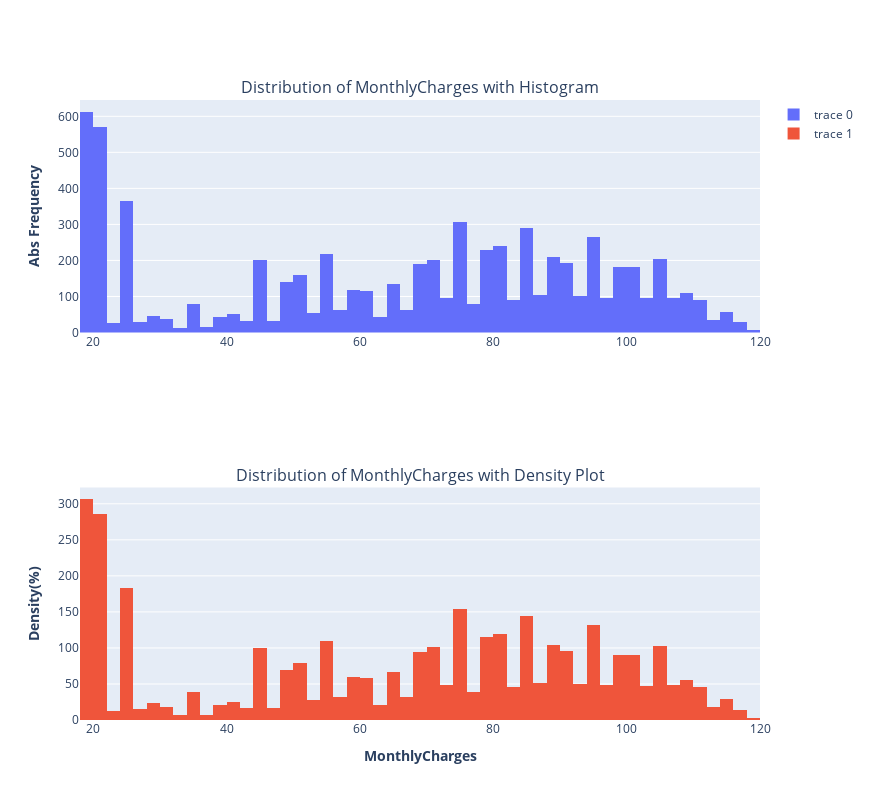

The notebook cell saved with this chart:
### Code cell
plot_histogram(df_churn['MonthlyCharges'])

printmd("**MonthlyCharges is heavily skewed**")

### Figure 1 — Plotly figure (JSON) as saved in the notebook; plotly's stock layout.template omitted (floating-point values rounded to 4 significant figures; data arrays with more than 128 entries replaced by an {"elided": "..."} marker saying what was removed)
{"data": [{"hoverinfo": "x+y", "type": "histogram", "x": {"elided": "7043 float values"}, "xaxis": "x", "yaxis": "y"}, {"histnorm": "density", "hoverinfo": "x+y", "type": "histogram", "x": {"elided": "7043 float values"}, "xaxis": "x2", "yaxis": "y2"}], "layout": {"annotations": [{"font": {"size": 16}, "showarrow": false, "text": "Distribution of MonthlyCharges with Histogram", "x": 0.5, "xanchor": "center", "xref": "paper", "y": 1, "yanchor": "bottom", "yref": "paper"}, {"font": {"size": 16}, "showarrow": false, "text": "Distribution of MonthlyCharges with Density Plot", "x": 0.5, "xanchor": "center", "xref": "paper", "y": 0.375, "yanchor": "bottom", "yref": "paper"}], "height": 800, "hovermode": "closest", "width": 870, "xaxis": {"anchor": "y", "domain": [0, 1]}, "xaxis2": {"anchor": "y2", "domain": [0, 1], "title": {"text": "<b>MonthlyCharges</b>"}}, "yaxis": {"anchor": "x", "domain": [0.625, 1], "title": {"text": "<b>Abs Frequency</b>"}}, "yaxis2": {"anchor": "x2", "domain": [0, 0.375], "title": {"text": "<b>Density(%)</b>"}}}}
